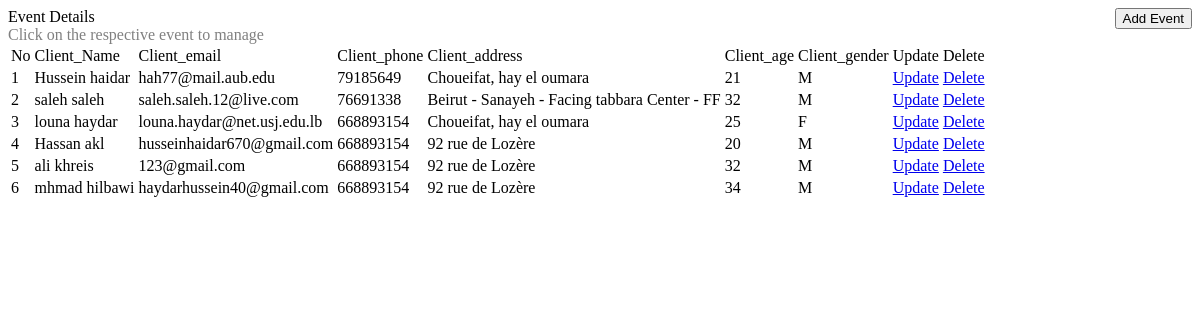
/manageclient, run on an earlier commit of the app's database.
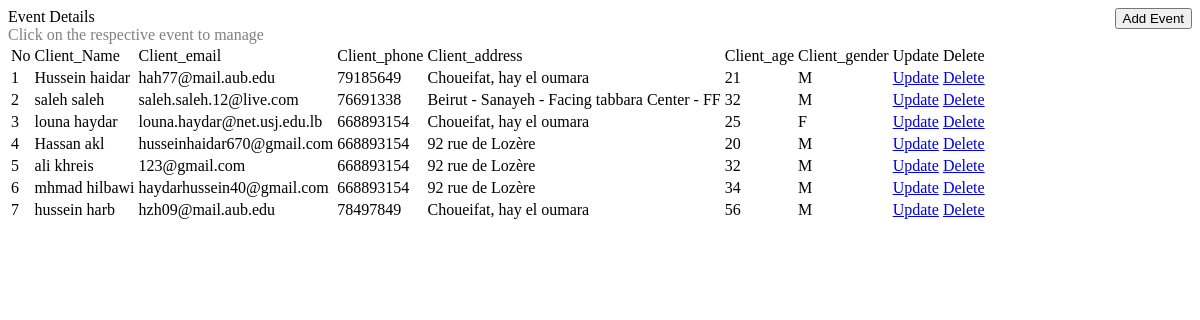
And on a later commit of the database.
### gymApp/models.py (models this page shows, shortened)
class Client(models.Model):
    Male = 'M'
    Female = 'F'
    Gender = [
    ('M', 'Male'),
    ('F', 'Female'),
]
    Manager = 'M'
    Client = 'C'
    Role = [
    ('M', 'Manager'),
    ('C', 'Client'),
]
    Client_name = models.CharField(max_length=30)
    Client_pass= models.CharField(max_length=30)
    Client_email = models.EmailField(max_length=60)
    Client_phone = models.IntegerField(default=0)
    Client_address= models.CharField(max_length=255)
    Client_gender=models.CharField(
        max_length=1,
        choices=Gender,
        default=Male,
    )
    Client_age=models.IntegerField()
    Client_role=models.CharField(
        max_length=1,
        choices=Role,
        default=Client,
    )

### gymApp/views.py (the view)
# urls.py: url(r'^manageclient$',views.manageclient, name='manageclient'),
def manageclient(request):
    Clients=Client.objects.all()
    return render(request,'adminClients.html', {'Clients':Clients})

### templates/adminClients.html (shortened to what this page needs)
<!DOCTYPE html>
{% load static %}
<html>
<body>
<div class="container box">
  <a href="add_event.php"><button style="float:right;">Add Event</button></a>
  Event Details<br>
  <span style="font-size:16px;color:gray;">Click on the respective event to manage</span><br>
  <table>
    <tr>
        <td>No</td>
        <td>Client_Name</td>
        <td>Client_email</td>
        <td>Client_phone</td>
        <td>Client_address</td>
        <td>Client_age</td>
        <td>Client_gender</td>
        <td>Update</td>
        <td>Delete</td>
    </tr>
    {% for e in Clients %}
      <tr>
        <td>{{ forloop.counter }}</td>
        <td>{{ e.Client_name}}</td>
        <td>{{ e.Client_email }}</td>
        <td>{{ e.Client_phone }}</td>
        <td>{{ e.Client_address }}</td>
        <td>{{ e.Client_age }}</td>
        <td>{{ e.Client_gender }}</td>
        <td><a href="{% url 'gymApp:update_client' mail=e.Client_email %}">Update</a></td>
        <td><a href="{% url 'gymApp:delete_client' mail=e.Client_email %}">Delete</a></td>
      </tr>
    {% empty %}
      <tr>
        <td colspan="7" align="center">No Events</td>
      </tr>
    {% endfor %}
  </table>
</div>
</body>
</html>

What changed in the data, as far as the page shows it:
added Client: Client_name "hussein harb", Client_email "hzh09@mail.aub.edu", Client_phone "78497849", Client_address "Choueifat, hay el oumara", Client_age "56", Client_gender "M"
